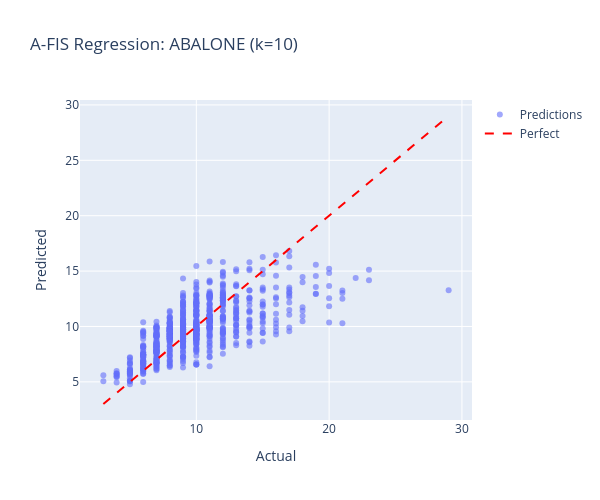

The notebook cell saved with this chart:
### Markdown cell above
---
## 4. Test Evaluation & Visualization

### Code cell
# Make predictions on test set using best model from K-fold
test_predictions = best_model.predict(X_test)

# Compute and display metrics
print("\n" + "="*50)
print("TEST RESULTS")
print("="*50)
print_metrics(y_test, test_predictions)

# Visualization
fig = plot_predictions_vs_actual(
    y_test, test_predictions,
    title=f'A-FIS Regression: {SELECTED_DATASET.upper()} (k={best_model.optimal_k})'
)
fig.show()

# Summary comparison
print("\n" + "="*50)
print("SUMMARY")
print("="*50)
print(f"CV Mean RMSE:  {cv_results['mean_rmse']:.4f} ± {cv_results['std_rmse']:.4f}")
print(f"Test RMSE:     {compute_metrics(y_test, test_predictions)['rmse']:.4f}")
print(f"Optimal k:     {best_model.optimal_k}")

### Figure 1 — Plotly figure (JSON) as saved in the notebook; plotly's stock layout.template omitted (floating-point values rounded to 4 significant figures; data arrays with more than 128 entries replaced by an {"elided": "..."} marker saying what was removed)
{"data": [{"marker": {"opacity": 0.6, "size": 6}, "mode": "markers", "name": "Predictions", "type": "scatter", "x": {"elided": "836 int values"}, "y": {"elided": "836 float values"}}, {"line": {"color": "red", "dash": "dash"}, "mode": "lines", "name": "Perfect", "type": "scatter", "x": [3, 29], "y": [3, 29]}], "layout": {"height": 500, "title": {"text": "A-FIS Regression: ABALONE (k=10)"}, "width": 600, "xaxis": {"title": {"text": "Actual"}}, "yaxis": {"title": {"text": "Predicted"}}}}
